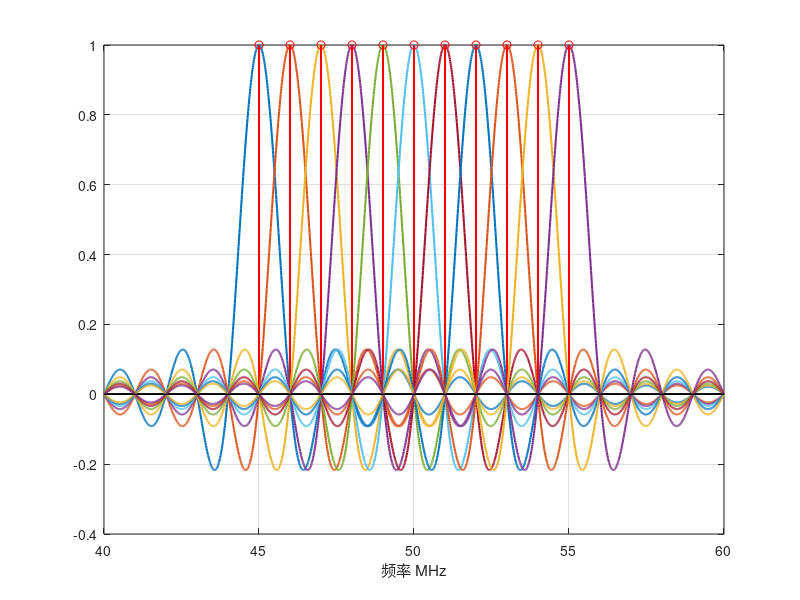

The MATLAB script that drew this image:
NoOfCarriers = 11;              % 设定载波的数量（需要保证是奇数）
iMin = -(NoOfCarriers-1)/2;     % 最小的子载波的索引
iMax = (NoOfCarriers-1)/2;      % 最大的子载波的索引
f = -10:0.01:10;                % 设定频率是从-10MHz到10MHz
fList = zeros(1,NoOfCarriers);  % 频率列表，用来存储各sinc函数的中心频率
cList = zeros(1,NoOfCarriers);  % 幅值列表，用来存储各sinc函数的幅值
%************************** 画出各OFDM子载波的频域图 **************************%
for i=iMin:1:iMax
    % 计算出每一个OFDM子载波的sinc函数
    fshift = i ;
    c = sinc(f - fshift);
    fList(i+NoOfCarriers) =  fshift;
    cList(i+NoOfCarriers) = max(c);
    plot(f+50,c,'linewidth',1.5);
    hold on;
    stem(i+50 ,1,'r-','linewidth',1.5);
end
xlabel("频率 MHz");
grid();
hold off;